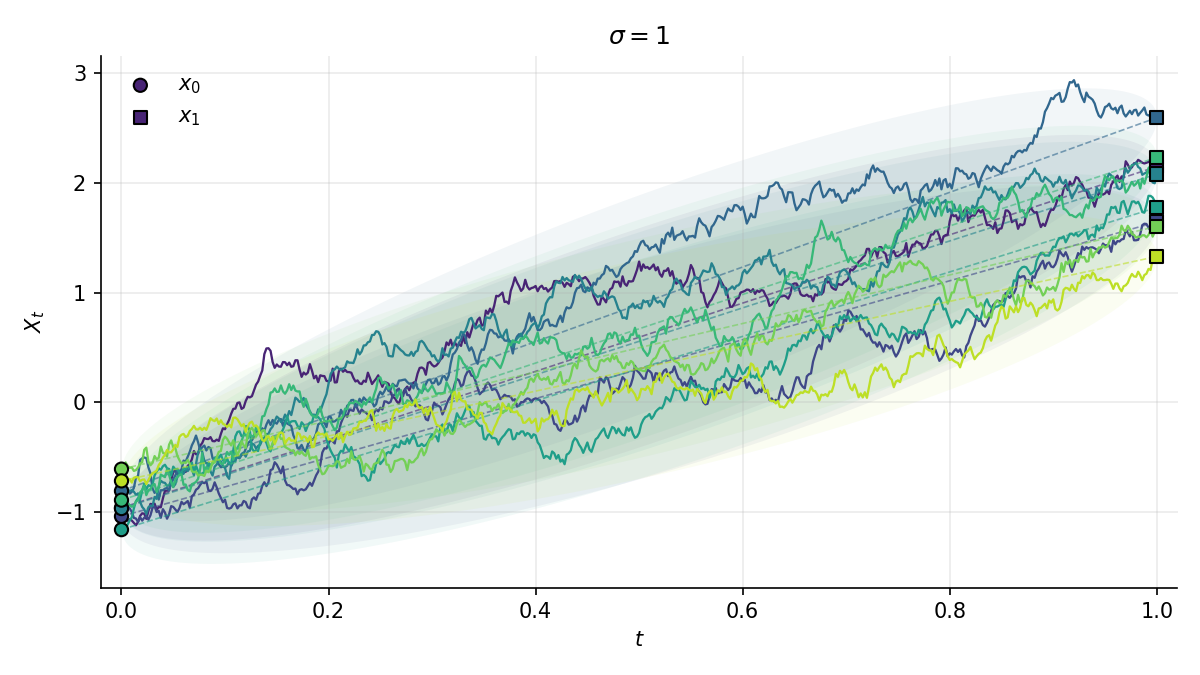

This figure's Python source:
"""
Броуновский мост для референсного процесса dX = sigma dW (как в DSBM).

Мост на [0, 1], закреплённый в X_0 = x0 и X_1 = x1, имеет маргинал

    X_t | x0, x1  ~  N( (1 - t) x0 + t x1,  sigma^2 t (1 - t) I ).

Функции:
    sample_marginal     одна точка x_t на мосту (для обучения bridge matching)
    sample_path_wt      траектория через конструкцию B_t = W_t - t W_1
    sample_path_seq     траектория точным последовательным сэмплированием
    dsbm_training_pair  батч (t, x_t, target) для forward bridge matching

Соглашения по формам: x0, x1 имеют форму (B, d), траектории (T, B, d).
"""

from __future__ import annotations

import numpy as np
from numpy.typing import NDArray

Array = NDArray[np.float64]


# ════════════════════════════ моменты моста ════════════════════════════


def bridge_mean(x0: Array, x1: Array, t: Array | float) -> Array:
    """Среднее моста: прямая между x0 и x1."""
    return (1 - t) * x0 + t * x1


def bridge_std(t: Array | float, sigma: float) -> Array:
    """Стандартное отклонение моста, sigma * sqrt(t (1 - t))."""
    return sigma * np.sqrt(t * (1 - t))


# ═════════════════════════════ сэмплирование ═════════════════════════════


def sample_marginal(
    x0: Array, x1: Array, t: Array, sigma: float, rng: np.random.Generator
) -> Array:
    """Одна точка x_t на мосту; t имеет форму (B, 1) и лежит в [0, 1]."""
    noise = rng.standard_normal(x0.shape)
    return bridge_mean(x0, x1, t) + bridge_std(t, sigma) * noise


def sample_path_wt(
    x0: Array, x1: Array, ts: Array, sigma: float, rng: np.random.Generator
) -> Array:
    """Траектория на сетке ts (ts[0] = 0, ts[-1] = 1).

    Строим броуновское движение W на сетке; B_t = W_t - t W_1 даёт мост 0 -> 0,
    который затем сдвигаем на прямую между x0 и x1.
    """
    shape = x0.shape
    dW = np.sqrt(np.diff(ts))[:, None, None] * rng.standard_normal(
        (len(ts) - 1, *shape)
    )
    W = np.concatenate([np.zeros((1, *shape)), np.cumsum(dW, axis=0)])

    t = ts[:, None, None]
    return bridge_mean(x0, x1, t) + sigma * (W - t * W[-1])


def sample_path_seq(
    x0: Array, x1: Array, ts: Array, sigma: float, rng: np.random.Generator
) -> Array:
    """Та же траектория, но шаг за шагом.

    Из X_s = x в момент t > s, обозначив alpha = (t - s) / (1 - s):
        mean = x + alpha (x1 - x)
        var  = sigma^2 alpha (1 - t)
    Формула точная, ошибки дискретизации нет.
    """
    path = np.empty((len(ts), *x0.shape))
    path[0] = x0

    for i, (s, t) in enumerate(zip(ts[:-1], ts[1:]), start=1):
        x = path[i - 1]
        alpha = (t - s) / (1 - s)
        mean = x + alpha * (x1 - x)
        std = sigma * np.sqrt(alpha * (1 - t))
        path[i] = mean + std * rng.standard_normal(x.shape)

    return path


def dsbm_training_pair(
    x0: Array, x1: Array, sigma: float, rng: np.random.Generator, eps: float = 1e-3
) -> tuple[Array, Array, Array]:
    """Батч (t, x_t, target) для forward bridge matching.

    Сеть учит дрифт моста (x1 - x_t) / (1 - t). Время обрезаем у единицы,
    потому что при t -> 1 таргет взрывается.
    """
    t = rng.uniform(eps, 1 - eps, size=(x0.shape[0], 1))
    xt = sample_marginal(x0, x1, t, sigma, rng)
    target = (x1 - xt) / (1 - t)
    return t, xt, target


# ═══════════════════════════ проверки и картинка ═══════════════════════════


def check_marginals(
    x0: Array,
    x1: Array,
    sigma: float,
    rng: np.random.Generator,
    mu0: float,
    mu1: float,
    endpoint_std: float,
    t: float = 0.3,
) -> None:
    """Сравнивает эмпирические моменты x_t с теорией для всех трёх сэмплеров.

    Концы случайные и независимые, x0 ~ N(mu0, s^2), x1 ~ N(mu1, s^2), поэтому
        E[x_t]   = (1 - t) mu0 + t mu1
        Var[x_t] = ((1 - t)^2 + t^2) s^2 + sigma^2 t (1 - t).
    """
    mean_th = bridge_mean(mu0, mu1, t)
    var_th = ((1 - t) ** 2 + t**2) * endpoint_std**2 + bridge_std(t, sigma) ** 2

    ts = np.linspace(0, 1, 11)
    k = int(np.argmin(np.abs(ts - t)))

    rows = [("theory", mean_th, var_th, None)]

    xt = sample_marginal(x0, x1, np.full((len(x0), 1), t), sigma, rng)
    rows.append(("marginal", xt.mean(), xt.var(), None))

    for name, sampler in [
        ("W_t - t W_1", sample_path_wt),
        ("sequential", sample_path_seq),
    ]:
        path = sampler(x0, x1, ts, sigma, rng)
        end_err = np.abs(path[-1] - x1).max()
        rows.append((name, path[k].mean(), path[k].var(), end_err))

    print(f"Моменты x_t при t = {t}:")
    print(f"  {'':<12}{'mean':>9}{'var':>9}{'|X_1 - x1|':>13}")
    for name, m, v, err in rows:
        err_str = f"{err:13.1e}" if err is not None else ""
        print(f"  {name:<12}{m:9.4f}{v:9.4f}{err_str}")


def plot_paths(
    x0: Array,
    x1: Array,
    sigma: float,
    rng: np.random.Generator,
    n_paths: int = 8,
    out: str = "brownian_bridge.png",
) -> None:
    """Несколько траекторий (d = 1) вместе с их коридорами ±2 std."""
    import matplotlib

    matplotlib.use("Agg")
    import matplotlib.pyplot as plt

    ts = np.linspace(0, 1, 501)
    a, b = x0[:n_paths], x1[:n_paths]
    paths = sample_path_seq(a, b, ts, sigma, rng)[..., 0]  # (T, n_paths)

    colors = plt.cm.viridis(np.linspace(0.1, 0.9, n_paths))
    std = bridge_std(ts, sigma)

    fig, ax = plt.subplots(figsize=(8, 4.5))
    for i, c in enumerate(colors):
        mean = bridge_mean(a[i, 0], b[i, 0], ts)
        ax.fill_between(ts, mean - 2 * std, mean + 2 * std, color=c, alpha=0.06, lw=0)
        ax.plot(ts, mean, color=c, lw=0.8, ls="--", alpha=0.6)
        ax.plot(ts, paths[:, i], color=c, lw=1.1)

    ax.scatter(
        np.zeros(n_paths),
        a[:, 0],
        color=colors,
        edgecolor="k",
        s=40,
        zorder=5,
        label="$x_0$",
    )
    ax.scatter(
        np.ones(n_paths),
        b[:, 0],
        color=colors,
        edgecolor="k",
        marker="s",
        s=40,
        zorder=5,
        label="$x_1$",
    )

    ax.set(
        xlabel="$t$", ylabel="$X_t$", xlim=(-0.02, 1.02), title=rf"$\sigma = {sigma:g}$"
    )
    ax.spines[["top", "right"]].set_visible(False)
    ax.grid(alpha=0.25)
    ax.legend(frameon=False)
    fig.tight_layout()
    fig.savefig(out, dpi=150)
    plt.close(fig)
    print(f"Картинка сохранена в {out}")


# ═════════════════════════════════ main ═════════════════════════════════


def main() -> None:
    rng = np.random.default_rng(0)

    sigma = 1.0  # шум референсного процесса
    B, d = 200_000, 1
    mu0, mu1 = -1.0, 2.0
    endpoint_std = 0.3  # разброс концов вокруг mu0 и mu1

    x0 = rng.normal(mu0, endpoint_std, size=(B, d))
    x1 = rng.normal(mu1, endpoint_std, size=(B, d))

    check_marginals(x0, x1, sigma, rng, mu0, mu1, endpoint_std)
    plot_paths(x0, x1, sigma, rng)


if __name__ == "__main__":
    main()
